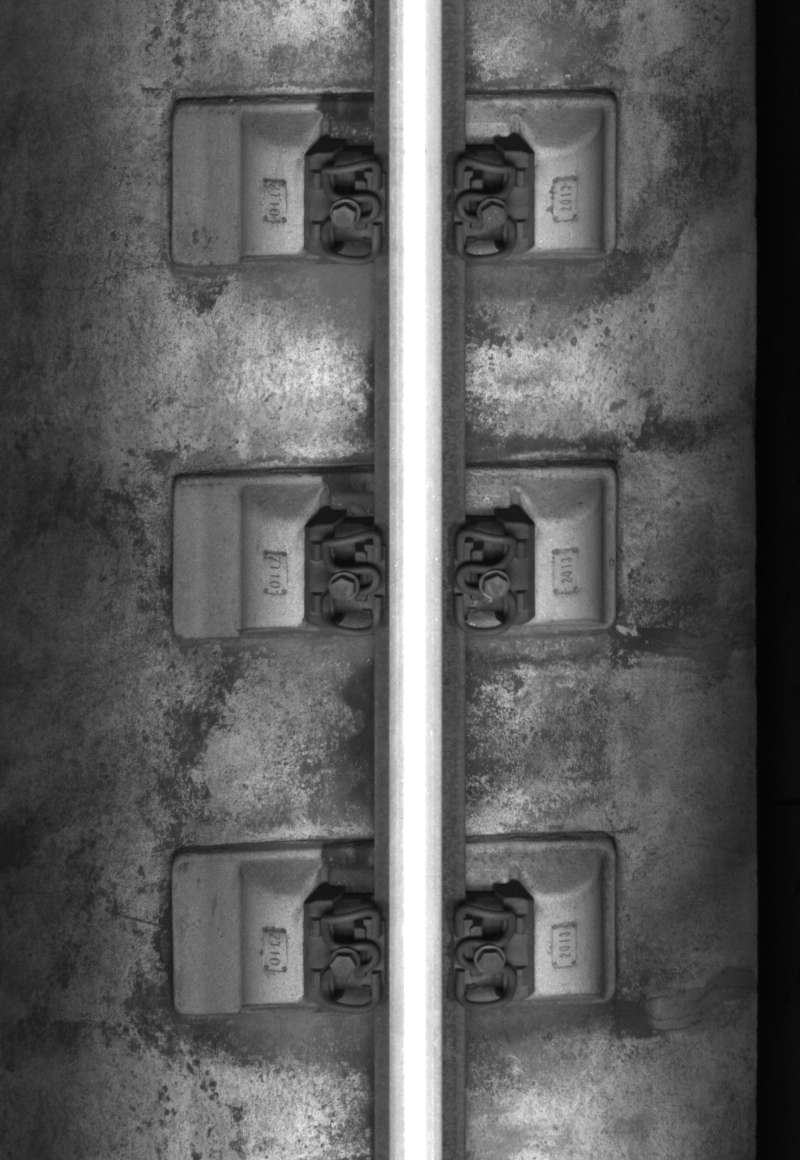
#> input picture pytorch/data_preprocess/no_zhengxian.JPG, 800 x 1160 px; its folder holds only this picture in this run
$ python -i image.py   (imports and definitions only)
#> lines starting #> are read from the running program, lines starting #| are printed output that depends on the picture
# !/usr/bin/env python
# coding: utf-8
import random
import os
from PIL import Image, ImageFilter, ImageDraw
import matplotlib.pyplot as plt
import numpy as np
import h5py
from PIL import ImageStat
import cv2


def make_square(im, min_size=0, fill_color=(0, 0, 0, 0)):
#> called with min_size = 0, fill_color = (0, 0, 0, 0)
    x, y = im.size
#> x = 800; y = 1160
    size = max(min_size, x, y)
#> size = 1160
    new_im = Image.new('RGB', (size, size), fill_color)
#> new_im: PIL image 1160x1160 RGB; every value is 0
    new_im.paste(im, ((size - x) // 2, (size - y) // 2))
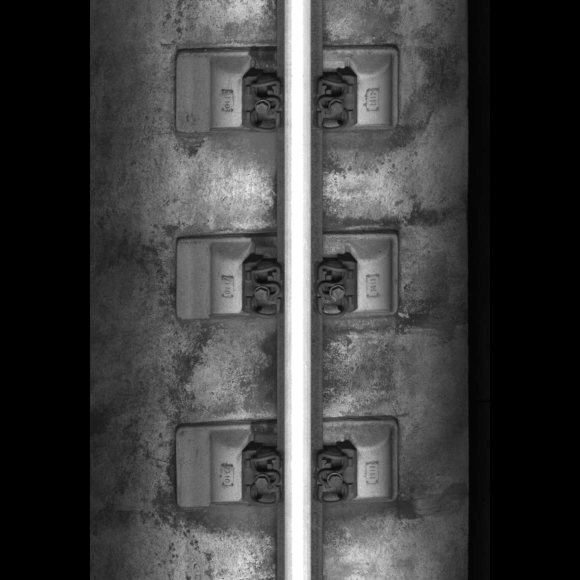
#> new_im: PIL image 1160x1160 RGB (shown at 1/2 size); min 0, max 255, mean 63.7
    # new_im.show()
    return new_im


def np_make_square(target):
    h, w = target.shape
    if h == w:
        return target
    elif h > w:
        pad_salce = (h - w) // 2
        return np.pad(target, ((0, 0), (pad_salce, pad_salce)), 'constant', constant_values=(0, 0))
    else:
        pad_salce = (w - h) // 2
        return np.pad(target, ((pad_salce, pad_salce), (0, 0)), 'constant', constant_values=(0, 0))


# 图像预处理
def load_data(img_path, train=True):
    gt_path = img_path.replace('.jpg', '.h5').replace('images', 'ground_truth')
    img = Image.open(img_path).convert('RGB')
    # print(img.size)
    img = make_square(img)
    # print(img.size)
#> (the run stopped early here; a loop or call above may not have finished)
